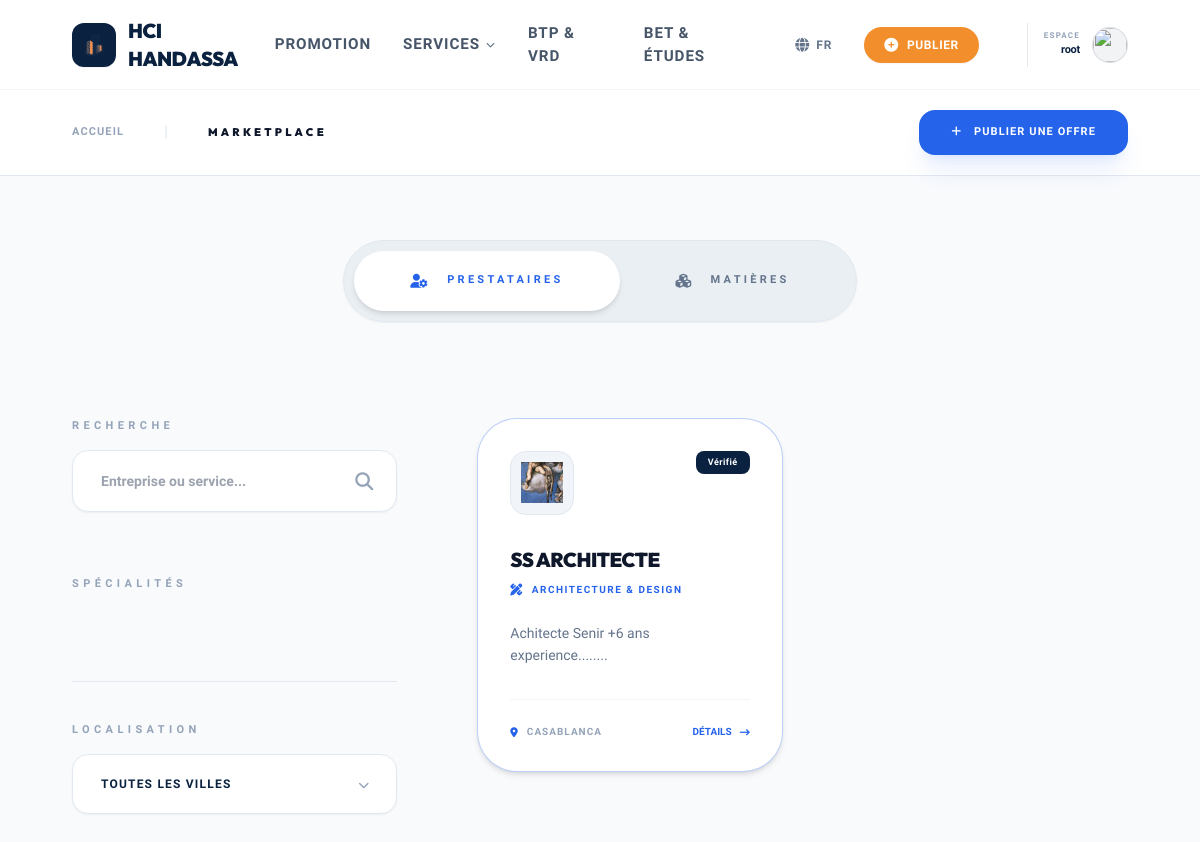
The app's page /fr/services/ (signed in) with its own data.
### management/models.py (models this page shows, shortened)
class Service(models.Model):
    owner = models.ForeignKey(User, on_delete=models.CASCADE, related_name='services')
    category = models.ForeignKey(Category, on_delete=models.SET_NULL, null=True, related_name='services')
    name = models.CharField(max_length=200, verbose_name="Nom de l'entreprise")
    description = models.TextField()
    logo = models.ImageField(upload_to='services/logos/', blank=True, null=True)
    city = models.CharField(max_length=100, default="Casablanca")
    address = models.CharField(max_length=255, blank=True)
    phone = models.CharField(max_length=20)
    website = models.URLField(blank=True)
    is_boosted = models.BooleanField(default=False, help_text="Affiche le badge Fusée Orange")
    is_active = models.BooleanField(default=True)
    date_created = models.DateTimeField(auto_now_add=True)

class Category(models.Model):
    SERVICE_TYPES = [
        ('prestataire', 'Prestataire (Expert/Artisan)'),
        ('matiere', 'Matière (Matériaux/Fournitures)'),
    ]
    name = models.CharField(max_length=100)
    type = models.CharField(max_length=20, choices=SERVICE_TYPES)
    icon_class = models.CharField(max_length=50, default="fa-solid fa-cube",
                                help_text="FontAwesome class (ex: fa-helmet-safety)")
    class Meta:
        verbose_name_plural = "Categories"

### management/views.py (the view)
# urls.py: path('services/', views.services_list, name='services_list'),
def services_list(request):
    service_type = request.GET.get('type', 'prestataire')
    results = Service.objects.filter(category__type=service_type, is_active=True).select_related('category', 'owner')
    context = {'results': results, 'service_type': service_type}
    return render(request, 'management/services_list.html', context)

### management/templates/management/services_list.html (shortened to what this page needs)
{% extends "management/base.html" %}
{% load static %}
{% load i18n %}
{% block content %}
<nav class="sub-nav-light py-5 px-[6%] flex items-center justify-between sticky top-0 z-50 backdrop-blur-xl bg-white/90">
    <div class="flex items-center gap-10">
        <a href="/" class="text-[11px] font-bold uppercase tracking-widest text-slate-400 hover:text-slate-900 transition-colors">Accueil</a>
        <span class="text-slate-200">|</span>
        <h2 class="text-[11px] font-black uppercase tracking-[0.3em] text-slate-900">Marketplace</h2>
    </div>
    <div class="flex items-center gap-4">
        <a href="{% url 'create_service' %}" class="bg-blue-600 text-white font-black px-8 py-3.5 rounded-2xl text-[11px] uppercase tracking-widest hover:bg-slate-900 transition-all shadow-xl shadow-blue-600/10">
            <i class="fa-solid fa-plus mr-2"></i> Publier une offre
        </a>
    </div>
</nav>
<div class="min-h-screen bg-slate-50 text-slate-900 py-16 px-[6%]">
    <div class="flex justify-center mb-24">
        <div class="inline-flex bg-slate-200/60 p-2.5 rounded-[3rem] border border-slate-200 shadow-sm">
            <a href="?type=prestataire"
               class="px-14 py-5 rounded-[2.5rem] text-[11px] font-black uppercase tracking-[0.3em] flex items-center gap-4 transition-all
               {% if service_type == 'prestataire' %}bg-white text-blue-600 shadow-md shadow-slate-900/05{% else %}text-slate-500 hover:text-slate-900{% endif %}">
                <i class="fa-solid fa-user-gear text-sm"></i> Prestataires
            </a>
            <a href="?type=matiere"
               class="px-14 py-5 rounded-[2.5rem] text-[11px] font-black uppercase tracking-[0.3em] flex items-center gap-4 transition-all
               {% if service_type == 'matiere' %}bg-white text-orange-600 shadow-md shadow-slate-900/05{% else %}text-slate-500 hover:text-slate-900{% endif %}">
                <i class="fa-solid fa-cubes text-sm"></i> Matières
            </a>
        </div>
    </div>
    <div class="flex flex-col lg:flex-row gap-20">
        <aside class="lg:w-1/3 xl:w-1/4">
            <div class="space-y-16 sticky top-32">
                <div class="group">
                    <label class="text-[11px] text-slate-400 uppercase font-black tracking-[0.4em] mb-4 block group-hover:text-blue-600 transition-colors">Recherche</label>
                    <form method="GET" class="relative">
                        <input type="text" name="q" value="{{ current_query|default:'' }}" placeholder="Entreprise ou service..."
                               class="w-full bg-white border border-slate-200 rounded-2xl px-7 py-5 text-sm focus:border-blue-600 outline-none transition-all pr-14 text-slate-900 font-semibold shadow-sm">
                        <button type="submit" class="absolute right-6 top-1/2 -translate-y-1/2 text-slate-400 hover:text-blue-600 transition-colors">
                            <i class="fa-solid fa-magnifying-glass text-lg"></i>
                        </button>
                    </form>
                </div>
                <div>
                    <div class="flex items-center justify-between mb-6">
                        <label class="text-[11px] text-slate-400 uppercase font-black tracking-[0.4em]">Spécialités</label>
                    </div>
                </div>
                <div class="pt-10 border-t border-slate-200">
                    <label class="text-[11px] text-slate-400 uppercase font-black tracking-[0.4em] mb-4 block">Localisation</label>
                    <form method="GET">
                        <div class="relative group">
                            <select name="city" onchange="this.form.submit()"
                                    class="w-full rounded-2xl px-7 py-5 outline-none appearance-none cursor-pointer hover:border-blue-600 transition-all text-slate-900 font-semibold shadow-sm">
                                <option value="" class="text-slate-400">Toutes les villes</option>
                            </select>
                        </div>
                    </form>
                </div>
            </div>
        </aside>
        <main class="lg:w-2/3 xl:w-3/4">
            {% if results %}
                <div class="grid grid-cols-1 md:grid-cols-2 xl:grid-cols-3 gap-10">
                    {% for service in results %}
                        <div class="service-card rounded-[2.5rem] p-8 flex flex-col {% if service.is_boosted %}border-blue-600/30 shadow-md{% endif %}">
                            <div class="flex justify-between items-start mb-8">
                                <div class="w-16 h-16 bg-slate-100 rounded-2xl overflow-hidden border border-slate-200 p-2.5 flex items-center justify-center">
                                    {% if service.logo %}
                                        <img src="{{ service.logo.url }}" class="w-full h-full object-contain" alt="{{ service.name }}">
                                    {% else %}
                                        <i class="fa-solid fa-industry text-2xl text-slate-300"></i>
                                    {% endif %}
                                </div>
                                {% if service.is_boosted %}
                                    <span class="boosted-tag">Vérifié</span>
                                {% endif %}
                            </div>
                            <h3 class="text-xl font-black uppercase tracking-tight mb-2.5 text-slate-900 leading-tight">{{ service.name }}</h3>
                            <div class="flex items-center gap-2 text-blue-600 text-[10px] font-black uppercase tracking-[0.15em] mb-6">
                                <i class="{{ service.category.icon_class }} text-xs"></i> {{ service.category.name }}
                            </div>
                            <p class="text-slate-500 text-sm line-clamp-3 mb-8 leading-relaxed font-medium">{{ service.description }}</p>
                            <div class="mt-auto pt-6 border-t border-slate-100 flex items-center justify-between">
                                <div class="text-slate-400 text-[10px] font-bold uppercase tracking-widest flex items-center gap-2">
                                    <i class="fa-solid fa-location-dot text-blue-600"></i> {{ service.city }}
                                </div>
                                <a href="#" class="text-[10px] font-black uppercase text-blue-600 hover:text-slate-900 transition-all flex items-center gap-2 group">
                                    Détails <i class="fa-solid fa-arrow-right-long transition-transform group-hover:translate-x-1"></i>
                                </a>
                            </div>
                        </div>
                    {% endfor %}
                </div>
            {% endif %}
        </main>
    </div>
</div>
{% endblock %}

### management/templates/management/base.html (shortened to what this page needs)
{% load i18n %}
{% load static %}
<!DOCTYPE html>
{% get_current_language as LANGUAGE_CODE %}
<html lang="{{ LANGUAGE_CODE|default:'fr' }}" dir="{% if LANGUAGE_CODE == 'ar' %}rtl{% else %}ltr{% endif %}" class="scroll-smooth">
<head>
    <script src="https://cdn.tailwindcss.com"></script>
    <link rel="stylesheet" href="https://cdnjs.cloudflare.com/ajax/libs/font-awesome/6.4.0/css/all.min.css">
</head>
<body>
    <nav class="topbar" id="navbar">
        <div class="flex items-center gap-4">
            <a href="{% url 'home' %}" class="flex items-center gap-3 group">
                <div class="w-11 h-11 bg-[#0A2240] flex items-center justify-center rounded-xl p-2 transition-transform duration-300 group-hover:scale-105 shadow-sm">
                    <img src="{% static 'img/logo.png' %}" class="w-full h-full object-contain" alt="HCI">
                </div>
                <span class="brand-font font-black text-xl tracking-tight uppercase text-[#0A2240]">HCI Handassa</span>
            </a>
        </div>
        <div class="hidden lg:flex gap-8 items-center">
            <a href="{% url 'annonces_list' %}#promotion" class="nav-item-text">{% trans "Promotion" %}</a>
            <div class="relative group h-full flex items-center">
                <button class="nav-item-text flex items-center gap-1.5 focus:outline-none">
                    <span>{% trans "Services" %}</span>
                    <i class="fa-solid fa-chevron-down text-[9px] group-hover:rotate-180 transition-transform duration-300 text-[#64748B]"></i>
                </button>
            </div>
            <a href="{% url 'home' %}#construction" class="nav-item-text">{% trans "BTP & VRD" %}</a>
            <a href="{% url 'home' %}#expert" class="nav-item-text">{% trans "BET & Études" %}</a>
            <div class="relative group h-full flex items-center ml-2">
                <button class="nav-item-text flex items-center gap-1.5 focus:outline-none text-[#64748B]">
                    <i class="fa-solid fa-globe text-[14px]"></i>
                    <span class="text-xs font-bold">{{ LANGUAGE_CODE|upper }}</span>
                </button>
            </div>
            {% if user.is_authenticated %}
                <a href="{% url 'publier_annonce' %}" class="bg-[#F28E2B] text-white px-5 py-2 rounded-full hover:bg-[#d97d20] hover:shadow-lg transition-all font-bold text-xs uppercase tracking-wider flex items-center gap-2 shadow-sm">
                    <i class="fa-solid fa-plus-circle text-sm"></i> {% trans "Publier" %}
                </a>
                <div class="flex items-center gap-3 ml-4 pl-4 border-l border-[#0A2240]/8 relative group cursor-pointer py-1">
                    <div class="flex flex-col items-end">
                        <span class="text-[8px] text-slate-400 uppercase tracking-[0.15em] font-black">{% trans "Espace" %}</span>
                        <span class="text-[11px] text-[#0A2240] font-bold tracking-tight lowercase">{{ user.username }}</span>
                    </div>
                    <div class="w-9 h-9 rounded-full bg-[#0A2240]/5 border border-[#0A2240]/10 flex items-center justify-center hover:border-[#F28E2B] transition-all overflow-hidden">
                        {% if user.profile.image %}
                            <img src="{{ user.profile.image.url }}" class="w-full h-full object-cover">
                        {% else %}
                            <i class="fa-solid fa-user text-sm text-[#0A2240]"></i>
                        {% endif %}
                    </div>
                </div>
            {% else %}
                <a href="{% url 'signup' %}" class="bg-[#0A2240] text-white px-5 py-2.5 rounded-full pulse-btn hover:bg-[#13335c] transition-all font-bold text-xs uppercase tracking-wider shadow-md">
                    <i class="fa-solid fa-circle-user text-sm text-[#F28E2B]"></i> {% trans "Espace Membre" %}
                </a>
            {% endif %}
        </div>
    </nav>
    <div class="flex-grow pt-[90px]">
        {% block content %}{% endblock %}
    </div>
</body>
</html>

### management/templates/management/base.html (style rules this page uses)
:root { --logo-blue: #0A2240; --logo-orange: #F28E2B; --text-dark: #1E293B; --text-muted: #64748B; --light-bg: #FAFAFC; }
body { font-family: 'Plus Jakarta Sans', sans-serif; background-color: var(--light-bg); color: var(--text-dark); overflow-x: hidden; min-height: 100vh; display: flex; flex-direction: column; }
h1, h2, h3, h4, h5, h6, .brand-font { font-family: 'Outfit', sans-serif; color: var(--logo-blue); }
.topbar { position: fixed; top: 0; left: 0; right: 0; height: 90px; display: flex; align-items: center; justify-content: space-between; padding: 0 6%; z-index: 1000; background: rgba(255, 255, 255, 0.85); backdrop-filter: blur(24px); -webkit-backdrop-filter: blur(24px); border-bottom: 1px solid rgba(10, 34, 64, 0.04); transition: all 0.4s cubic-bezier(0.4, 0, 0.2, 1); }
.nav-item-text { font-size: 0.95rem; font-weight: 600; text-transform: uppercase; letter-spacing: 0.06em; color: #475569; transition: color 0.3s ease; }

### management/templates/management/services_list.html (style rules this page uses)
:root { --architect-blue: #0052B4; --architect-navy: #0A2240; --architect-slate: #64748B; --architect-bg: #F8FAFC; --architect-border: #E2E8F0; --architect-orange: #FF6B00; }
.sub-nav-light { background: #FFFFFF; border-bottom: 1px solid var(--architect-border); }
select[name="city"] { color: var(--architect-navy) !important; background-color: #FFFFFF !important; border: 1px solid var(--architect-border); font-size: 12px; font-weight: 800; text-transform: uppercase; letter-spacing: 0.1em; transition: all 0.2s ease; }
select[name="city"] option { background-color: #FFFFFF; color: var(--architect-navy); padding: 15px; }
.service-card { background: #FFFFFF; border: 1px solid var(--architect-border); transition: all 0.4s cubic-bezier(0.16, 1, 0.3, 1); }
.boosted-tag { background: var(--architect-navy); color: #FFFFFF; font-size: 9px; font-weight: 800; padding: 5px 12px; border-radius: 8px; letter-spacing: 0.05em; }

### records on screen
Service: logo (picture), is_boosted "Vérifié", name "SS ARCHITECTE", category.name "ARCHITECTURE & DESIGN", description "Achitecte Senir +6 ans experience........", city "CASABLANCA"

### other values on screen
{{ LANGUAGE_CODE|upper }} "FR"
{{ user.username }} "root"
